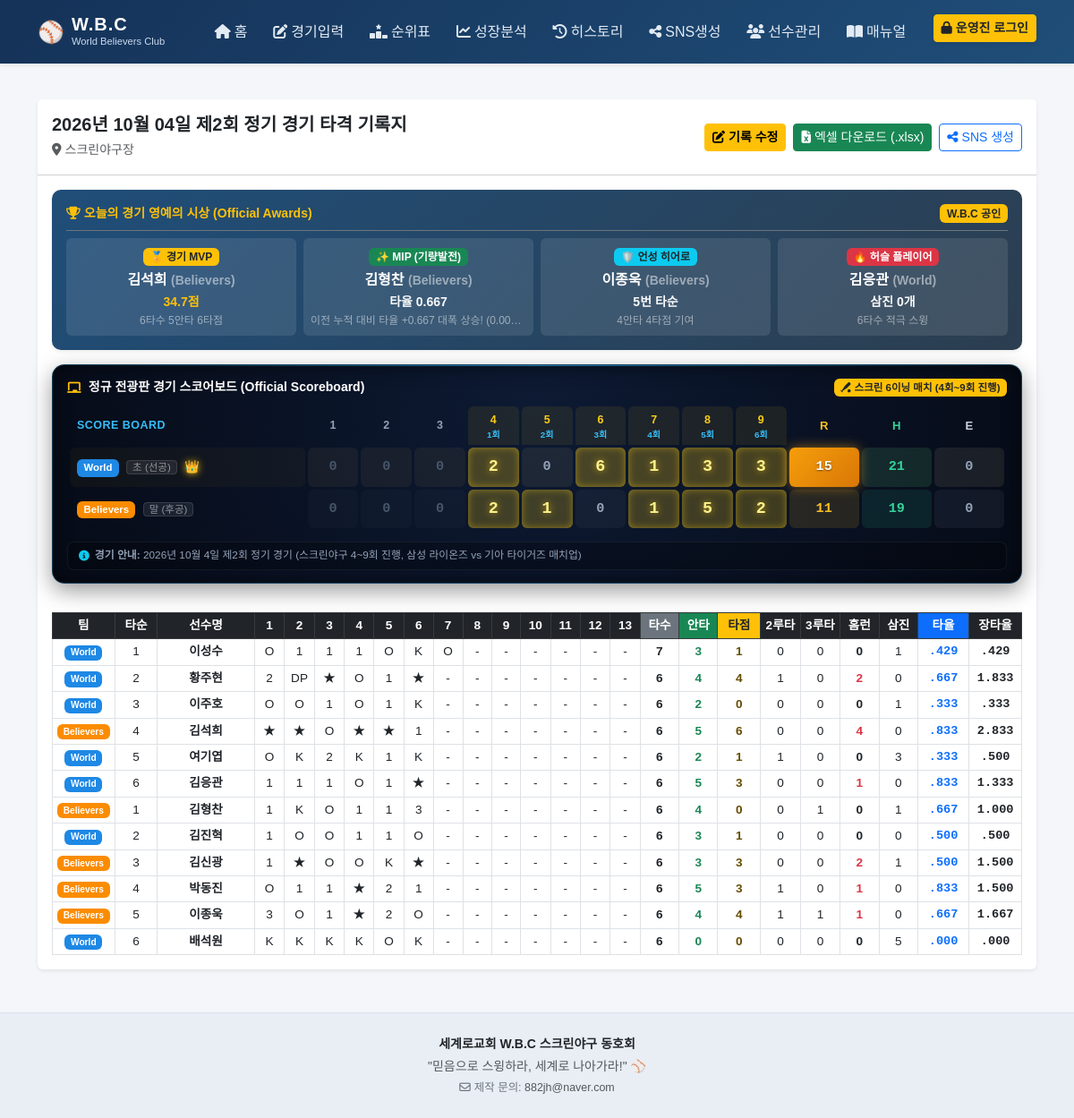
Page /game/12 on the committed database.
### tables this page shows
CREATE TABLE games (
            id               INTEGER PRIMARY KEY AUTOINCREMENT,
            game_date        TEXT NOT NULL,
            game_number      INTEGER,
            location         TEXT DEFAULT '스크린야구장',
            world_score      INTEGER,
            believers_score  INTEGER,
            notes            TEXT,
            created_at       TEXT DEFAULT (datetime('now','localtime'))
        , match_type TEXT DEFAULT '2teams', score_details TEXT DEFAULT '');

CREATE TABLE players (
            id        INTEGER PRIMARY KEY AUTOINCREMENT,
            name      TEXT NOT NULL,
            team      TEXT NOT NULL,
            is_active INTEGER DEFAULT 1,
            created_at TEXT DEFAULT (datetime('now','localtime'))
        );

CREATE TABLE batting_records (
            id          INTEGER PRIMARY KEY AUTOINCREMENT,
            game_id     INTEGER NOT NULL,
            player_id   INTEGER NOT NULL,
            team        TEXT NOT NULL,
            batting_order INTEGER DEFAULT 0,
            inn1  TEXT, inn2  TEXT, inn3  TEXT, inn4  TEXT, inn5  TEXT,
            inn6  TEXT, inn7  TEXT, inn8  TEXT, inn9  TEXT,
            inn10 TEXT, inn11 TEXT, inn12 TEXT, inn13 TEXT,
            ab        INTEGER DEFAULT 0,
            hits      INTEGER DEFAULT 0,
            singles   INTEGER DEFAULT 0,
            doubles   INTEGER DEFAULT 0,
            triples   INTEGER DEFAULT 0,
            hr        INTEGER DEFAULT 0,
            rbi       INTEGER DEFAULT 0,
            bb        INTEGER DEFAULT 0,
            k         INTEGER DEFAULT 0,
            out_count INTEGER DEFAULT 0,
            dp        INTEGER DEFAULT 0,
            avg REAL DEFAULT 0.0,
            slg REAL DEFAULT 0.0,
            obp REAL DEFAULT 0.0,
            FOREIGN KEY (game_id)   REFERENCES games(id)   ON DELETE CASCADE,
            FOREIGN KEY (player_id) REFERENCES players(id)
        );

### app.py (the view)
@app.route('/game/<int:gid>')
def game_detail(gid):
    conn = get_db()
    game = conn.execute('SELECT * FROM games WHERE id=?',(gid,)).fetchone()
    if not game: return redirect(url_for('history'))
    scoreboard = get_scoreboard_data(game, conn)
    recs = conn.execute('''
        SELECT p.name,p.team,br.*
        FROM batting_records br JOIN players p ON p.id=br.player_id
        WHERE br.game_id=? ORDER BY br.id ASC
    ''',(gid,)).fetchall()
    conn.close()
    awards = calc_game_awards(gid)
    return render_template('game_detail.html', game=game, records=recs, awards=awards, scoreboard=scoreboard, fmt_date=fmt_date)

### templates/game_detail.html (shortened to what this page needs)
{% extends 'base.html' %}
{% block content %}
<div class="card shadow-sm border-0 mb-4">
    <div class="card-header bg-white py-3 d-flex justify-content-between align-items-center flex-wrap gap-2">
        <div>
            <h5 class="fw-bold mb-1">
                {{ fmt_date(game.game_date) }} 제{{ game.game_number or '?' }}회 정기 경기 타격 기록지
            </h5>
            <span class="text-muted small"><i class="fa-solid fa-location-dot me-1"></i>{{ game.location }}</span>
        </div>
        <div class="d-flex gap-2">
            <a href="{{ url_for('game_edit', gid=game.id) }}" class="btn btn-warning btn-sm fw-bold">
                <i class="fa-solid fa-pen-to-square me-1"></i>기록 수정
            </a>
            <a href="{{ url_for('export_excel', gid=game.id) }}" class="btn btn-success btn-sm">
                <i class="fa-solid fa-file-excel me-1"></i>엑셀 다운로드 (.xlsx)
            </a>
            <a href="{{ url_for('sns_page', gid=game.id) }}" class="btn btn-outline-primary btn-sm">
                <i class="fa-solid fa-share-nodes me-1"></i>SNS 생성
            </a>
        </div>
    </div>
    {% if awards and awards.mvp %}
    <div class="px-3 pt-3">
        <div class="card border-0 shadow-sm" style="background: linear-gradient(135deg, #1F4E79, #2C3E50); color: white; border-radius: 10px;">
            <div class="card-body py-3">
                <div class="d-flex align-items-center justify-content-between mb-2 pb-2 border-bottom border-secondary">
                    <span class="fw-bold small text-warning"><i class="fa-solid fa-trophy me-1"></i>오늘의 경기 영예의 시상 (Official Awards)</span>
                    <span class="badge bg-warning text-dark fw-bold">W.B.C 공인</span>
                </div>
                <div class="row g-2 text-center">
                    <div class="col-md-3 col-6">
                        <div class="p-2 rounded bg-white bg-opacity-10 h-100">
                            <span class="badge bg-warning text-dark mb-1">🏅 경기 MVP</span>
                            <div class="fw-bold fs-6">{{ awards.mvp.name }} <small class="text-white-50">({{ awards.mvp.team }})</small></div>
                            <small class="text-warning fw-bold">{{ awards.mvp.mvp_pts }}점</small>
                            <div class="text-white-50" style="font-size: 0.75rem;">{{ awards.mvp.ab }}타수 {{ awards.mvp.hits }}안타 {{ awards.mvp.rbi }}타점</div>
                        </div>
                    </div>
                    {% if awards.mip %}
                    <div class="col-md-3 col-6">
                        <div class="p-2 rounded bg-white bg-opacity-10 h-100">
                            <span class="badge bg-success mb-1">✨ MIP (기량발전)</span>
                            <div class="fw-bold fs-6">{{ awards.mip.name }} <small class="text-white-50">({{ awards.mip.team }})</small></div>
                            <small class="text-light fw-bold">타율 {{ '%0.3f'|format(awards.mip.avg) }}</small>
                            <div class="text-white-50 text-truncate" style="font-size: 0.75rem;" title="{{ awards.mip_reason }}">{{ awards.mip_reason }}</div>
                        </div>
                    </div>
                    {% endif %}
                    {% if awards.unsung %}
                    <div class="col-md-3 col-6">
                        <div class="p-2 rounded bg-white bg-opacity-10 h-100">
                            <span class="badge bg-info text-dark mb-1">🛡️ 언성 히어로</span>
                            <div class="fw-bold fs-6">{{ awards.unsung.name }} <small class="text-white-50">({{ awards.unsung.team }})</small></div>
                            <small class="text-light fw-bold">{{ awards.unsung.batting_order }}번 타순</small>
                            <div class="text-white-50" style="font-size: 0.75rem;">{{ awards.unsung.hits }}안타 {{ awards.unsung.rbi }}타점 기여</div>
                        </div>
                    </div>
                    {% endif %}
                    {% if awards.hustle %}
                    <div class="col-md-3 col-6">
                        <div class="p-2 rounded bg-white bg-opacity-10 h-100">
                            <span class="badge bg-danger mb-1">🔥 허슬 플레이어</span>
                            <div class="fw-bold fs-6">{{ awards.hustle.name }} <small class="text-white-50">({{ awards.hustle.team }})</small></div>
                            <small class="text-light fw-bold">삼진 {{ awards.hustle.k }}개</small>
                            <div class="text-white-50" style="font-size: 0.75rem;">{{ awards.hustle.ab }}타수 적극 스윙</div>
                        </div>
                    </div>
                    {% endif %}
                </div>
            </div>
        </div>
    </div>
    {% endif %}
    {% if scoreboard and scoreboard.teams %}
    <div class="px-3 pt-3">
        <div class="scoreboard-matrix-wrap mb-3">
            <div class="d-flex justify-content-between align-items-center mb-2 flex-wrap gap-2">
                <span class="text-white fw-bold small d-flex align-items-center gap-2">
                    <i class="fa-solid fa-chalkboard text-warning"></i>정규 전광판 경기 스코어보드 (Official Scoreboard)
                </span>
                <span class="badge bg-warning text-dark fw-bold" style="font-size: 0.72rem;">
                    <i class="fa-solid fa-baseball-bat-ball me-1"></i>스크린 6이닝 매치 (4회~9회 진행)
                </span>
            </div>
            <div class="scoreboard-scroll-container">
                <table class="scoreboard-matrix-table">
                    <thead>
                        <tr>
                            <th class="th-team">SCORE BOARD</th>
                            {% for inn in range(1, 10) %}
                            <th class="th-inn {% if inn >= 4 %}active-match-inn{% endif %}">
                                <div>{{ inn }}</div>
                                {% if inn >= 4 %}<span class="sub-inn-label">{{ inn - 3 }}회</span>{% endif %}
                            </th>
                            {% endfor %}
                            <th class="th-stat th-r">R</th>
                            <th class="th-stat th-h">H</th>
                            <th class="th-stat th-e">E</th>
                        </tr>
                    </thead>
                    <tbody>
                        {% for t in scoreboard.teams %}
                        <tr class="{% if t.is_winner %}winner-row{% endif %}">
                            <td class="td-team">
                                <span class="badge {{ t.badge_class }} me-1">{{ t.name }}</span>
                                <span class="order-chip text-white-50">{{ t.order_label }}</span>
                                {% if t.is_winner %}<span class="winner-mark ms-1">👑</span>{% endif %}
                            </td>
                            {% for s in t.scores %}
                            {% set inn_idx = loop.index %}
                            <td class="td-inn {% if inn_idx >= 4 %}active-match-inn{% endif %} {% if s not in [0, '0', '-', ''] %}scoring-cell{% endif %}">
                                {{ s }}
                            </td>
                            {% endfor %}
                            <td class="td-stat td-r {% if t.is_winner %}winner-r{% endif %}">{{ t.r }}</td>
                            <td class="td-stat td-h">{{ t.h }}</td>
                            <td class="td-stat td-e">{{ t.e }}</td>
                        </tr>
                        {% endfor %}
                    </tbody>
                </table>
            </div>
            <div class="scoreboard-note-bar">
                <i class="fa-solid fa-circle-info text-info"></i>
                <span>
                    {% if scoreboard.note and scoreboard.note != '정규 경기' %}
                    <strong>경기 안내:</strong> {{ scoreboard.note }}
                    {% endif %}
                </span>
            </div>
        </div>
    </div>
    {% endif %}
    <div class="card-body">
        <div class="table-responsive">
            <table class="table table-bordered table-sm align-middle text-center mb-0" style="font-size:0.85rem; min-width: 900px;">
                <thead class="table-dark text-nowrap">
                    <tr>
                        <th style="width: 70px;">팀</th>
                        <th style="width: 50px;">타순</th>
                        <th style="width: 110px; min-width: 100px;">선수명</th>
                        {% for inn in range(1, 14) %}
                        <th style="width: 35px;">{{ inn }}</th>
                        {% endfor %}
                        <th class="bg-secondary" style="width: 45px;">타수</th>
                        <th class="bg-success" style="width: 45px;">안타</th>
                        <th class="bg-warning text-dark" style="width: 50px;">타점</th>
                        <th style="width: 45px;">2루타</th>
                        <th style="width: 45px;">3루타</th>
                        <th style="width: 45px;">홈런</th>
                        <th style="width: 45px;">삼진</th>
                        <th class="bg-primary text-white" style="width: 60px;">타율</th>
                        <th style="width: 60px;">장타율</th>
                    </tr>
                </thead>
                <tbody>
                    {% for r in records %}
                    <tr>
                        <td>
                            <span class="badge {{ 'badge-world' if r.team == 'World' else 'badge-believers' }}">
                                {{ r.team }}
                            </span>
                        </td>
                        <td>{{ r.batting_order }}</td>
                        <td class="fw-bold">{{ r.name }}</td>
                        <td>{{ r.inn1 or '-' }}</td>
                        <td>{{ r.inn2 or '-' }}</td>
                        <td>{{ r.inn3 or '-' }}</td>
                        <td>{{ r.inn4 or '-' }}</td>
                        <td>{{ r.inn5 or '-' }}</td>
                        <td>{{ r.inn6 or '-' }}</td>
                        <td>{{ r.inn7 or '-' }}</td>
                        <td>{{ r.inn8 or '-' }}</td>
                        <td>{{ r.inn9 or '-' }}</td>
                        <td>{{ r.inn10 or '-' }}</td>
                        <td>{{ r.inn11 or '-' }}</td>
                        <td>{{ r.inn12 or '-' }}</td>
                        <td>{{ r.inn13 or '-' }}</td>
                        <td class="fw-bold">{{ r.ab }}</td>
                        <td class="fw-bold text-success">{{ r.hits }}</td>
                        <td class="fw-bold text-warning-emphasis">{{ r.rbi or 0 }}</td>
                        <td>{{ r.doubles }}</td>
                        <td>{{ r.triples }}</td>
                        <td class="fw-bold {{ 'text-danger' if r.hr > 0 else '' }}">{{ r.hr }}</td>
                        <td>{{ r.k }}</td>
                        <td class="stat-mono fw-bold text-primary">{{ r.avg | rate }}</td>
                        <td class="stat-mono">{{ r.slg | rate }}</td>
                    </tr>
                    {% endfor %}
                </tbody>
            </table>
        </div>
    </div>
</div>
{% endblock %}

### rows in the picture
games: game_date "2026년 10월 04일", game_number "2", location "스크린야구장"
players: mvp.name "김석희", mvp.team "Believers"
batting_records: mvp.ab "6", mvp.hits "5", mvp.rbi "6", team "Believers", batting_order "4", name "김석희", inn1 "★", inn2 "★", inn3 "O", inn4 "★", inn5 "★", inn6 "1", inn7 "-", inn8 "-", inn9 "-", inn10 "-", inn11 "-", inn12 "-", inn13 "-", ab "6", hits "5", rbi "6", doubles "0", triples "0", hr "4", k "0", avg|rate ".833", slg|rate "2.833"
players: mip.name "김형찬", mip.team "Believers"
batting_records: mip.avg "0.667", team "Believers", batting_order "1", name "김형찬", inn1 "1", inn2 "K", inn3 "O", inn4 "1", inn5 "1", inn6 "3", inn7 "-", inn8 "-", inn9 "-", inn10 "-", inn11 "-", inn12 "-", inn13 "-", ab "6", hits "4", rbi "0", doubles "0", triples "1", hr "0", k "1", avg|rate ".667", slg|rate "1.000"
players: unsung.name "이종욱", unsung.team "Believers"
batting_records: unsung.batting_order "5", unsung.hits "4", unsung.rbi "4", team "Believers", batting_order "5", name "이종욱", inn1 "3", inn2 "O", inn3 "1", inn4 "★", inn5 "2", inn6 "O", inn7 "-", inn8 "-", inn9 "-", inn10 "-", inn11 "-", inn12 "-", inn13 "-", ab "6", hits "4", rbi "4", doubles "1", triples "1", hr "1", k "0", avg|rate ".667", slg|rate "1.667"
players: hustle.name "김응관", hustle.team "World"
batting_records: hustle.k "0", hustle.ab "6", team "World", batting_order "6", name "김응관", inn1 "1", inn2 "1", inn3 "1", inn4 "O", inn5 "1", inn6 "★", inn7 "-", inn8 "-", inn9 "-", inn10 "-", inn11 "-", inn12 "-", inn13 "-", ab "6", hits "5", rbi "3", doubles "0", triples "0", hr "1", k "0", avg|rate ".833", slg|rate "1.333"
batting_records: team "World", batting_order "1", name "이성수", inn1 "O", inn2 "1", inn3 "1", inn4 "1", inn5 "O", inn6 "K", inn7 "O", inn8 "-", inn9 "-", inn10 "-", inn11 "-", inn12 "-", inn13 "-", ab "7", hits "3", rbi "1", doubles "0", triples "0", hr "0", k "1", avg|rate ".429", slg|rate ".429"
batting_records: team "World", batting_order "2", name "황주현", inn1 "2", inn2 "DP", inn3 "★", inn4 "O", inn5 "1", inn6 "★", inn7 "-", inn8 "-", inn9 "-", inn10 "-", inn11 "-", inn12 "-", inn13 "-", ab "6", hits "4", rbi "4", doubles "1", triples "0", hr "2", k "0", avg|rate ".667", slg|rate "1.833"
batting_records: team "World", batting_order "3", name "이주호", inn1 "O", inn2 "O", inn3 "1", inn4 "O", inn5 "1", inn6 "K", inn7 "-", inn8 "-", inn9 "-", inn10 "-", inn11 "-", inn12 "-", inn13 "-", ab "6", hits "2", rbi "0", doubles "0", triples "0", hr "0", k "1", avg|rate ".333", slg|rate ".333"
batting_records: team "World", batting_order "5", name "여기엽", inn1 "O", inn2 "K", inn3 "2", inn4 "K", inn5 "1", inn6 "K", inn7 "-", inn8 "-", inn9 "-", inn10 "-", inn11 "-", inn12 "-", inn13 "-", ab "6", hits "2", rbi "1", doubles "1", triples "0", hr "0", k "3", avg|rate ".333", slg|rate ".500"
batting_records: team "World", batting_order "2", name "김진혁", inn1 "1", inn2 "O", inn3 "O", inn4 "1", inn5 "1", inn6 "O", inn7 "-", inn8 "-", inn9 "-", inn10 "-", inn11 "-", inn12 "-", inn13 "-", ab "6", hits "3", rbi "1", doubles "0", triples "0", hr "0", k "0", avg|rate ".500", slg|rate ".500"
batting_records: team "Believers", batting_order "3", name "김신광", inn1 "1", inn2 "★", inn3 "O", inn4 "O", inn5 "K", inn6 "★", inn7 "-", inn8 "-", inn9 "-", inn10 "-", inn11 "-", inn12 "-", inn13 "-", ab "6", hits "3", rbi "3", doubles "0", triples "0", hr "2", k "1", avg|rate ".500", slg|rate "1.500"
batting_records: team "Believers", batting_order "4", name "박동진", inn1 "O", inn2 "1", inn3 "1", inn4 "★", inn5 "2", inn6 "1", inn7 "-", inn8 "-", inn9 "-", inn10 "-", inn11 "-", inn12 "-", inn13 "-", ab "6", hits "5", rbi "3", doubles "1", triples "0", hr "1", k "0", avg|rate ".833", slg|rate "1.500"
batting_records: team "World", batting_order "6", name "배석원", inn1 "K", inn2 "K", inn3 "K", inn4 "K", inn5 "O", inn6 "K", inn7 "-", inn8 "-", inn9 "-", inn10 "-", inn11 "-", inn12 "-", inn13 "-", ab "6", hits "0", rbi "0", doubles "0", triples "0", hr "0", k "5", avg|rate ".000", slg|rate ".000"

### other values in the picture
{{ awards.mvp.mvp_pts }} "34.7"
{{ awards.mip_reason }} "이전 누적 대비 타율 +0.667 대폭 상승! (0.00…"
{{ inn }} "1" "2" "3" "4" "5" "6" "7" "8" "9"
{{ inn - 3 }} "1" "2" "3" "4" "5" "6"
{{ t.name }} "World" "Believers"
{{ t.order_label }} "초 (선공)" "말 (후공)"
{{ s }} "0" "0" "0" "2" "0" "6" "1" "3" "3" "0" "0" "0" "2" "1" "0" "1" "5" "2"
{{ t.r }} "15" "11"
{{ t.h }} "21" "19"
{{ t.e }} "0" "0"
{{ scoreboard.note }} "2026년 10월 4일 제2회 정기 경기 (스크린야구 4~9회 진행, 삼성 라이온즈 vs 기아 타이거즈 매치업)"
{{ inn }} "1" "2" "3" "4" "5" "6" "7" "8" "9" "10" "11" "12" "13"
